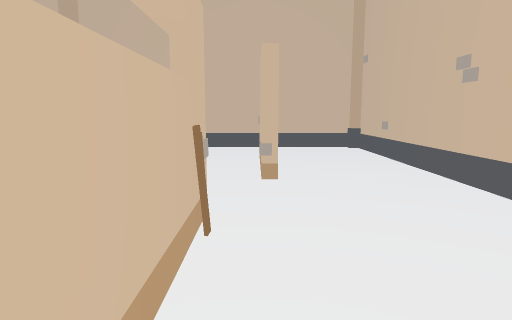
View 1 (above)

16 first-person views from a walk through a scene from a Unity 3-D project. The camera is 1.2 m above the floor, tilts 8° down and sees 75° across. The floor is counted in squares, 1 m on a side. Each view is taken from the middle of a square. On the plan, view 1 faces up. The plan holds only what a view shows up to about 14 squares ahead; the rest is blank. The place goes on beyond the plan. The player is left out. Some animated figures are not drawn.

View 2
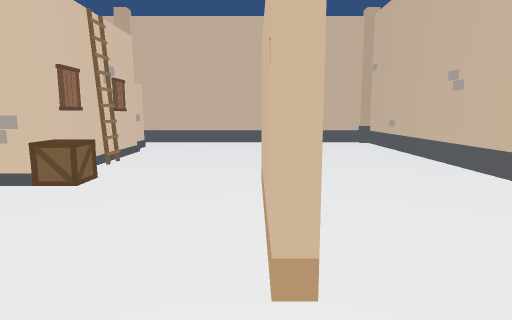

View 3
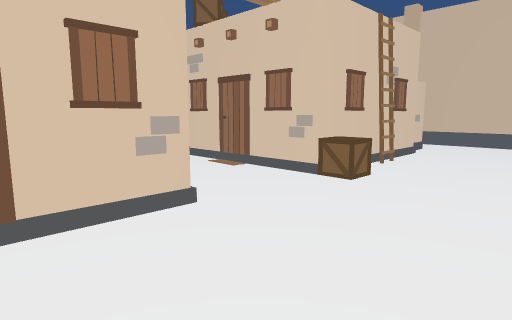

View 4
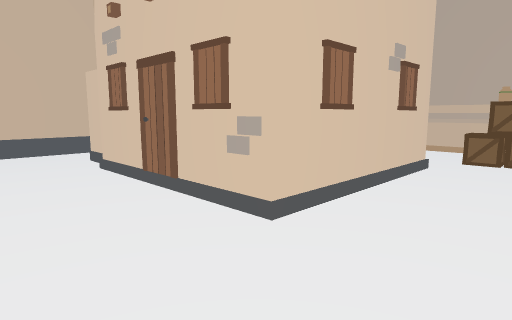

View 5
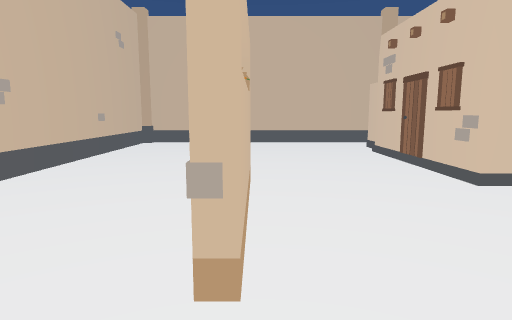

View 6
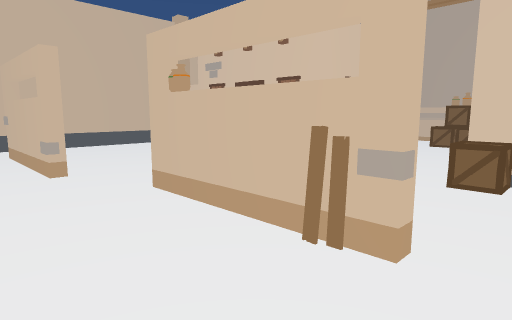

View 7
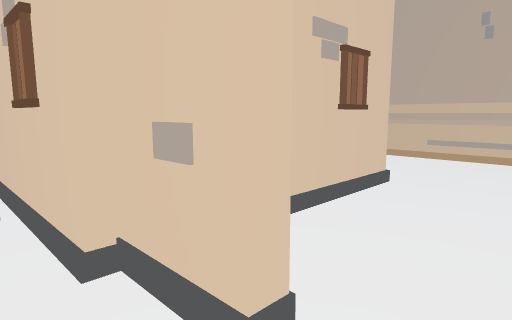

View 8
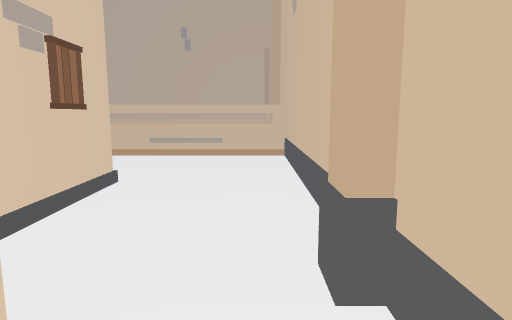

View 9
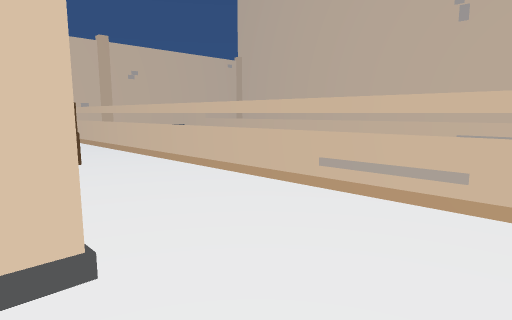

View 10
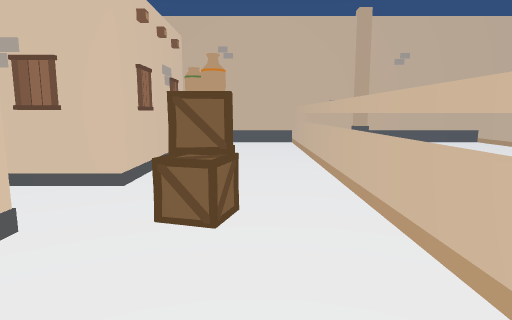

View 11
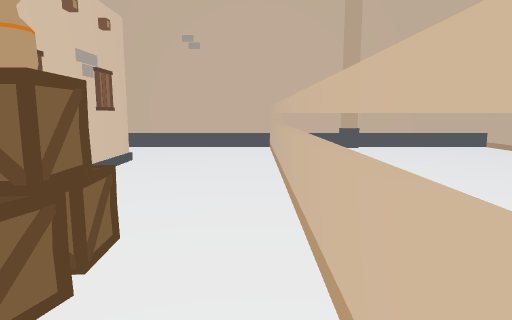

View 12
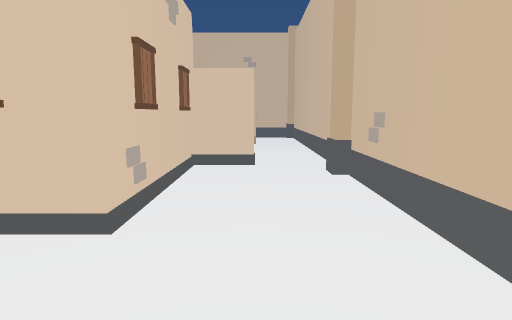

View 13
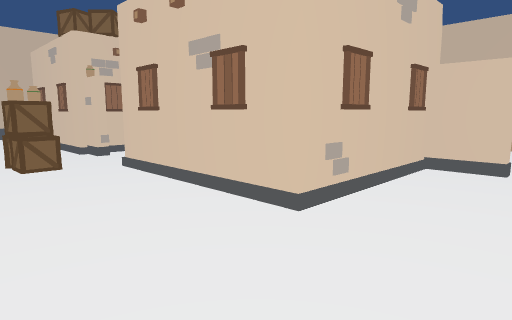

View 14
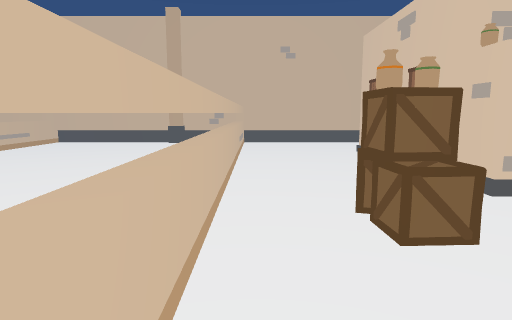

View 15
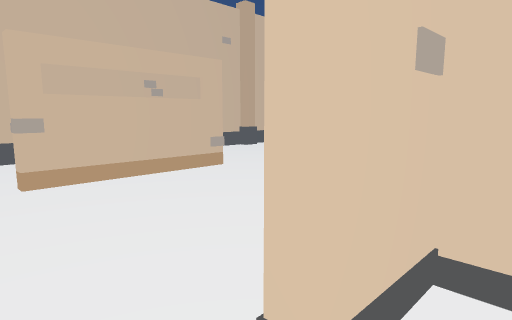

View 16
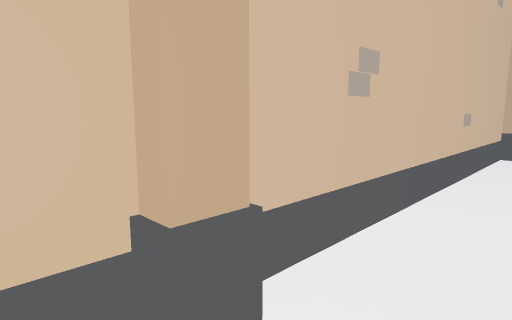

### Floor plan
Key: @ floor where view 1 was taken; # wall or solid block; . floor; = window, fence, low wall or low ledge; P plank; B building; A box; O other object.
Columns run from 16 left of view 1 to 4 right of it. Each row starts with its distance up from view 1.
 12 ######### ###########
 11 = =.................#
 10   =.............O...#
  9   =O.......O....#...#
  8   =...B#####....#...#
  7   =...B    #.... ...#
  6   =...#    #....O...#
  5   =...B   ##........#
  4   =...#####BA..O....#
  3   =..A.O.......P....#
  2   =.AA.........#....#
  1   =.AA.........O....#
  0   =...#####B....@...#
 -1   =...#   ##........#
 -2   =...#    #....O...#
 -3   =...B    #.... ...#
 -4   =...######....#...#
 -5   =........#....#...#
 -6   #.............O...#
 -7 = #.................#
 -8 #  ##################

Positions as (right, up) in squares from view 1, and headings:
1: (0, 0), facing up
2: (-1, -2), facing up
3: (-1, -2), facing up-left
4: (-2, 3), facing down-left
5: (-1, 6), facing down
6: (2, 5), facing down-left
7: (-4, 11), facing down-left
8: (-4, 11), facing left
9: (-9, 11), facing down-left
10: (-12, 6), facing down
11: (-13, 4), facing down
12: (-13, -6), facing right
13: (-13, -7), facing up-right
14: (-13, -2), facing up
15: (-6, 11), facing down-right
16: (2, 3), facing down-right
